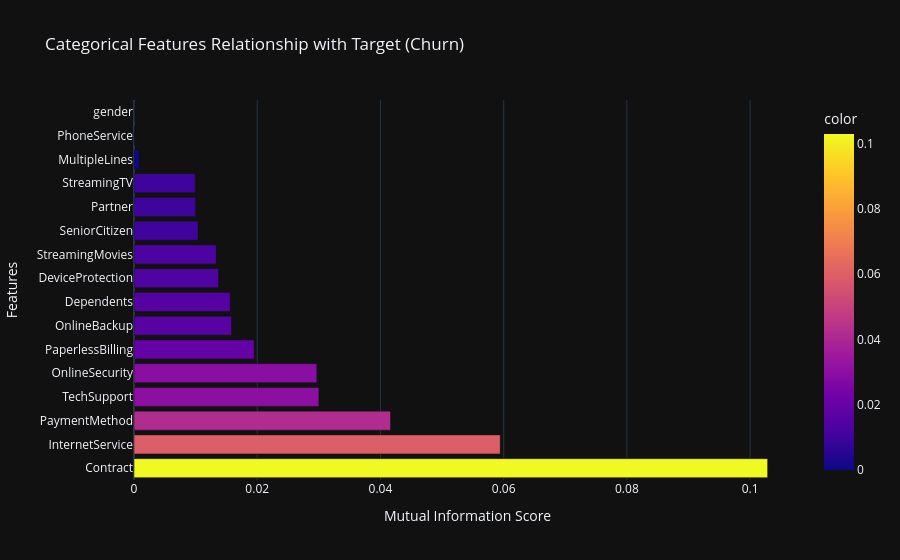

This figure's notebook cell:
### Code cell
features = [score[0] for score in mi_scores]
scores = [score[1] for score in mi_scores]

# Create a bar plot using Plotly
fig = px.bar(x=scores, y=features, orientation='h', color=scores,
             labels={'x': 'Mutual Information Score', 'y': 'Features'},
             title='Categorical Features Relationship with Target (Churn)',
             template='plotly_dark',
             color_continuous_scale=px.colors.sequential.Plasma)

fig.show()

### Figure 1 — Plotly figure (JSON) as saved in the notebook; plotly's stock layout.template omitted (floating-point values rounded to 4 significant figures)
{"data": [{"hovertemplate": "Mutual Information Score=%{x}<br>Features=%{y}<br>color=%{marker.color}<extra></extra>", "legendgroup": "", "marker": {"color": [0.1028, 0.05944, 0.04164, 0.03001, 0.02967, 0.01951, 0.01583, 0.01562, 0.01372, 0.01335, 0.01039, 0.01002, 0.009954, 0.0008282, 0.0001005, 3.219e-06], "coloraxis": "coloraxis", "pattern": {"shape": ""}}, "name": "", "orientation": "h", "showlegend": false, "textposition": "auto", "type": "bar", "x": [0.1028, 0.05944, 0.04164, 0.03001, 0.02967, 0.01951, 0.01583, 0.01562, 0.01372, 0.01335, 0.01039, 0.01002, 0.009954, 0.0008282, 0.0001005, 3.219e-06], "xaxis": "x", "y": ["Contract", "InternetService", "PaymentMethod", "TechSupport", "OnlineSecurity", "PaperlessBilling", "OnlineBackup", "Dependents", "DeviceProtection", "StreamingMovies", "SeniorCitizen", "Partner", "StreamingTV", "MultipleLines", "PhoneService", "gender"], "yaxis": "y"}], "layout": {"barmode": "relative", "coloraxis": {"autocolorscale": false, "colorbar": {"title": {"text": "color"}}, "colorscale": [[0, "#0d0887"], [0.1111, "#46039f"], [0.2222, "#7201a8"], [0.3333, "#9c179e"], [0.4444, "#bd3786"], [0.5556, "#d8576b"], [0.6667, "#ed7953"], [0.7778, "#fb9f3a"], [0.8889, "#fdca26"], [1, "#f0f921"]]}, "legend": {"tracegroupgap": 0}, "title": {"text": "Categorical Features Relationship with Target (Churn)"}, "xaxis": {"anchor": "y", "domain": [0, 1], "title": {"text": "Mutual Information Score"}}, "yaxis": {"anchor": "x", "domain": [0, 1], "title": {"text": "Features"}}}}
